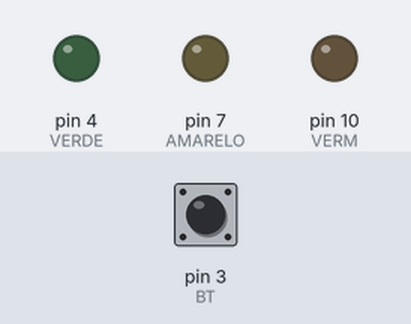
Recording of a sketch running on a simulated Arduino Uno, built with avr-gcc and run on an emulated ATmega328P. On the bench: output pins drawn as LEDs (lit = HIGH). Dashed ring = blinking. The inputs (shaded band) are chosen by the test bench; at power-on: pin 3 (BT) HIGH.

Above: at 1.2 s.
1.3 s: pin 3 (BT) pulled LOW for 1 s
At 2.9 s:
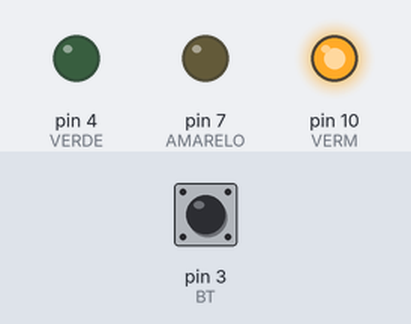
4.0 s: pin 3 (BT) pulled LOW for 0.15 s
At 5.5 s:
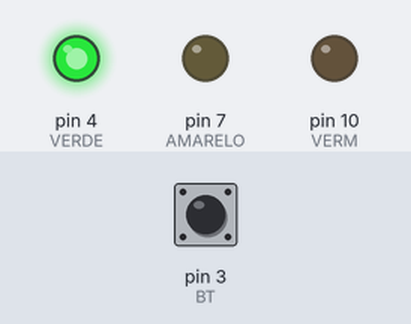
5.8 s: pin 3 (BT) pulled LOW for 3.2 s
At 6.25 s:
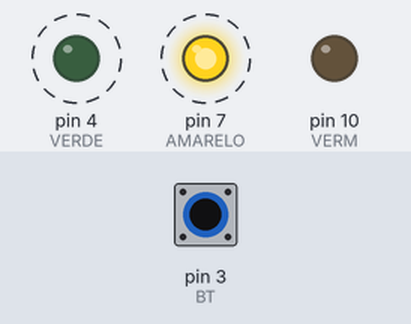
Timing chart, 0 to 10.6 s (numbered marks = the images above; inputs shaded):
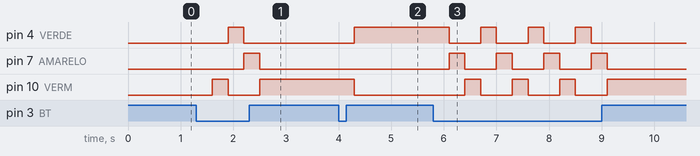

The sketch:

traffic_light_simulation.ino
```cpp
/*#include <LiquidCrystal.h>

LiquidCrystal lcd(8, 9, 4, 5, 6, 7);

const int pinoBotao = 3; //PINO DIGITAL UTILIZADO PELO PUSH BUTTON
const int pinoLed =2; //PINO DIGITAL UTILIZADO PELO LED7
int cont=0;
String ans;

void setup()
{
  lcd.begin(16, 2);
  Serial.begin(9600);
  lcd.print("TESTE");
  delay(2000);
  lcd.clear();
  pinMode(pinoBotao, INPUT_PULLUP); //DEFINE O PINO COMO ENTRADA / "_PULLUP" É PARA ATIVAR O RESISTOR INTERNO
  //DO ARDUINO PARA GARANTIR QUE NÃO EXISTA FLUTUAÇÃO ENTRE 0 (LOW) E 1 (HIGH)
  pinMode(pinoLed, OUTPUT); //DEFINE O PINO COMO SAÍDA
  pinMode(pinoLed, OUTPUT); //DEFINE O PINO COMO SAÍDA
  digitalWrite(pinoLed, LOW); //LED INICIA DESLIGADO
}
void loop(){
  lcd.clear();
  if(digitalRead(pinoBotao)==0)//QUANDO FOR PRESSIONADO
  {
    cont++;
    delay(250);
  }
  else
  {

  }
  if(cont%2==0)
  {
    lcd.print("LED LIGADO");
    digitalWrite(pinoLed, HIGH);
  }
  else
  {
    lcd.print("LED DESLIGADO");
    digitalWrite(pinoLed, LOW);
  }
  delay(50);

}
*/

const int VERM=10,VERDE=4, AMARELO=7, BT=3;
int I=0;
void setup()
{
  Serial.begin(9600);
  pinMode(BT, INPUT_PULLUP); //DEFINE O PINO COMO ENTRADA / "_PULLUP" É PARA ATIVAR O RESISTOR INTERNO
  pinMode(VERM, OUTPUT); //DEFINE O PINO COMO SAÍDA
  pinMode(VERDE, OUTPUT); //DEFINE O PINO COMO SAÍDA
  pinMode(AMARELO, OUTPUT); //DEFINE O PINO COMO SAÍDA
}

void loop()
{
  if(digitalRead(BT)==0)
  {
    delay(300);
    if(I==0)
    {
      digitalWrite(AMARELO, LOW);
      digitalWrite(VERM, HIGH);
    }
    if(I==1)
    {
      digitalWrite(VERM, LOW);
      digitalWrite(VERDE, HIGH);
    }
    if(I==2)
    {
      digitalWrite(VERDE, LOW);
      digitalWrite(AMARELO, HIGH);
      I=-1;
    }
    I++;
  }
  else
  {

  }
}
```

Measured:
- after the input at 1.3 s, pin 4 (VERDE): LOW → HIGH after 0.60 s, → LOW 0.30 s later; pin 7 (AMARELO): LOW → HIGH after 0.90 s, → LOW 0.30 s later; pin 10 (VERM): LOW → HIGH after 0.30 s, → LOW 0.30 s later, → HIGH 0.60 s later
- after the input at 4.0 s, pin 4 (VERDE): LOW → HIGH after 0.30 s; pin 10 (VERM): HIGH → LOW after 0.30 s
- after the input at 5.8 s, pin 4 (VERDE): alternates HIGH for 0.30 s and LOW for 0.60 s, 7 changes in all, then stays LOW, starting after 0.30 s; pin 7 (AMARELO): alternates HIGH for 0.30 s and LOW for 0.60 s, 8 changes in all, then stays LOW, starting after 0.30 s
